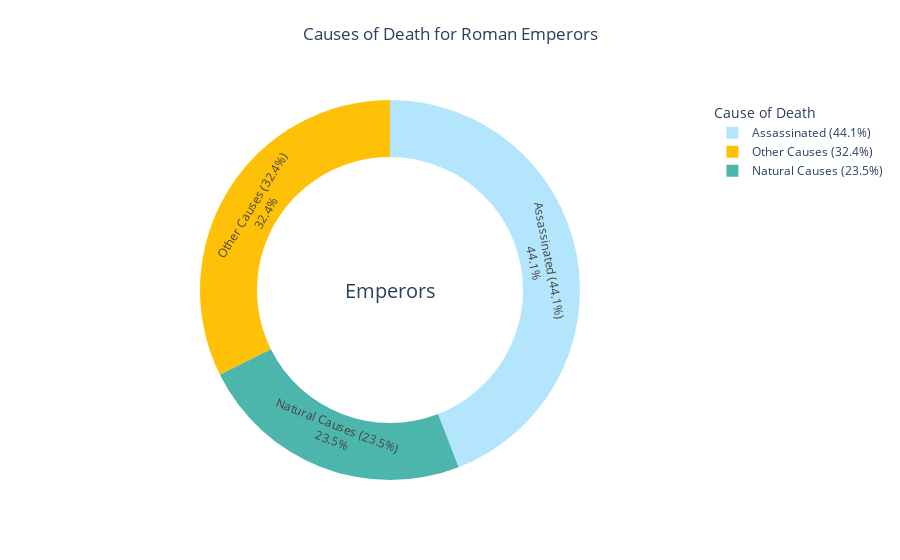

Write notebook code for a chart like this one.
### Markdown cell above
Create a pie chart showing the fraction of all Roman Emperors that were
assassinated.
Make sure that the pie chart is an even circle, labels the categories, and shows the
percentage breakdown of the categories.

### Code cell
import pandas as pd
import plotly.graph_objs as go

data = pd.read_csv("roman-emperor-reigns.csv")

assassinated = data[data['Cause_of_Death'].str.contains('assassinated', case=False)]
frac_assassinated = len(assassinated) / len(data)

natural_causes = data[data['Cause_of_Death'].str.contains('natural causes', case=False)]
frac_natural_causes = len(natural_causes) / len(data)


other_causes = data[~data['Cause_of_Death'].str.contains('assassinated|natural causes', case=False)]
frac_other_causes = len(other_causes) / len(data)

fig = go.Figure(data=[go.Pie(labels=['Assassinated ({:.1%})'.format(frac_assassinated),
                                      'Natural Causes ({:.1%})'.format(frac_natural_causes),
                                      'Other Causes ({:.1%})'.format(frac_other_causes)],
                             values=[len(assassinated), len(natural_causes), len(other_causes)],
                             textposition='inside',
                             hole=0.7)])

fig.update_layout(
    title={
        'text': "Causes of Death for Roman Emperors",
        'y':0.95,
        'x':0.5,
        'xanchor': 'center',
        'yanchor': 'top'},
    legend_title="Cause of Death",
    annotations=[dict(text="Emperors", x=0.5, y=0.5, font_size=20, showarrow=False)])

fig.update_traces(textinfo='label+percent', marker=dict(colors=['#B3E5FC', '#4DB6AC', '#FFC107']))

fig.show()

### Figure 1 — Plotly figure (JSON) as saved in the notebook; plotly's stock layout.template omitted (floating-point values rounded to 4 significant figures)
{"data": [{"hole": 0.7, "labels": ["Assassinated (44.1%)", "Natural Causes (23.5%)", "Other Causes (32.4%)"], "marker": {"colors": ["#B3E5FC", "#4DB6AC", "#FFC107"]}, "textinfo": "label+percent", "textposition": "inside", "type": "pie", "values": [30, 16, 22]}], "layout": {"annotations": [{"font": {"size": 20}, "showarrow": false, "text": "Emperors", "x": 0.5, "y": 0.5}], "legend": {"title": {"text": "Cause of Death"}}, "title": {"text": "Causes of Death for Roman Emperors", "x": 0.5, "xanchor": "center", "y": 0.95, "yanchor": "top"}}}
